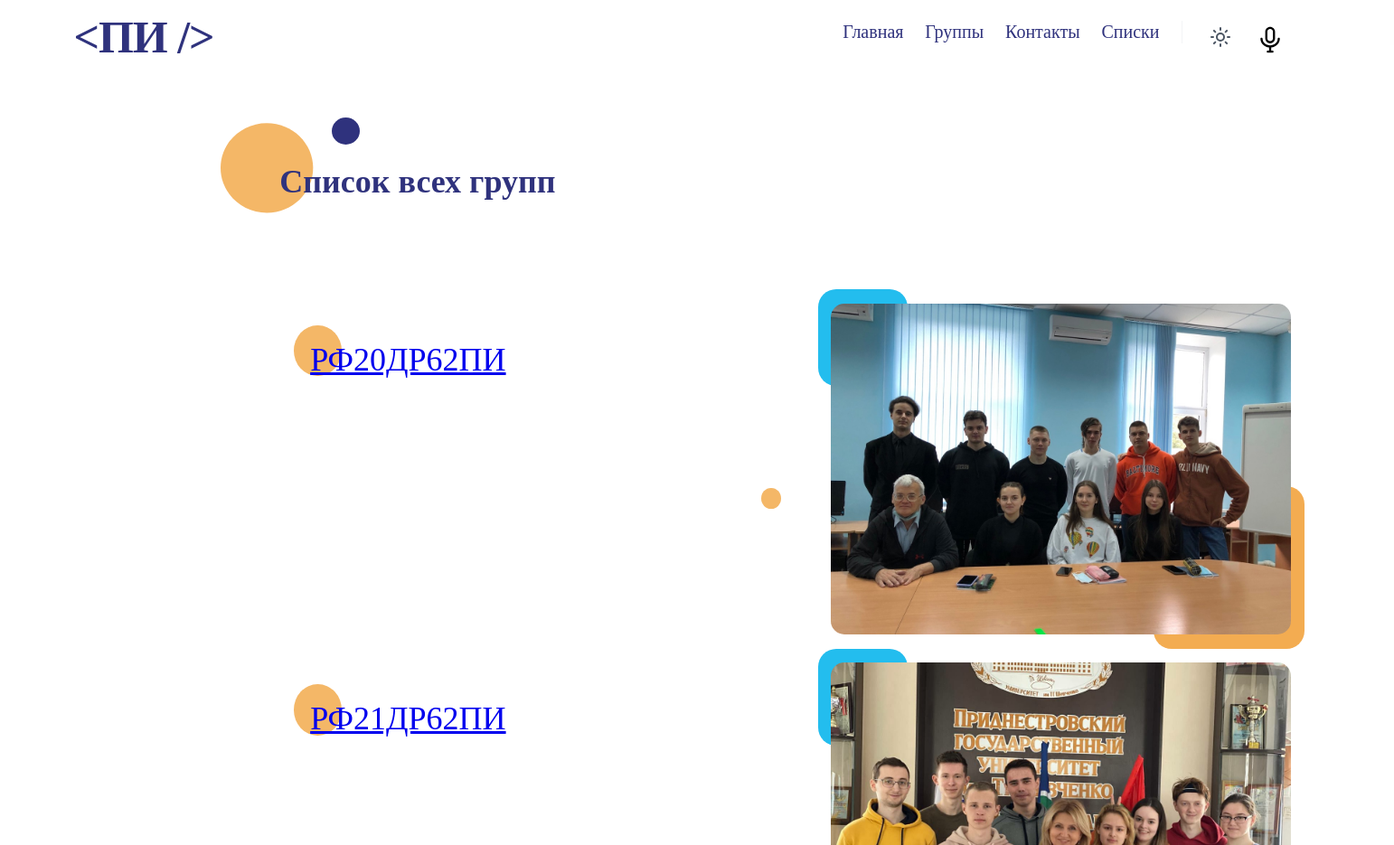
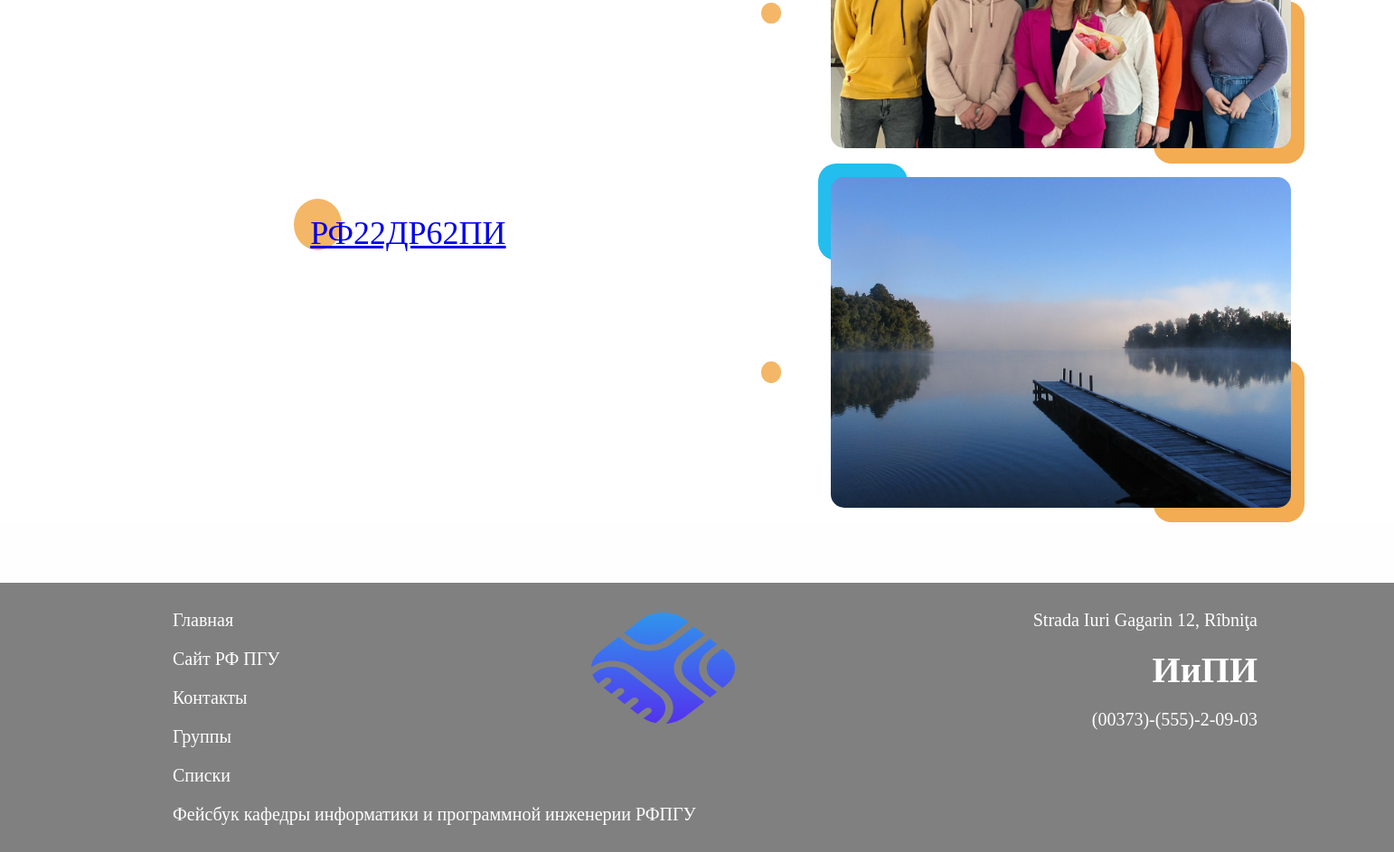
/ListOfGroups, run on the app's committed database (2 pictures, top to bottom).
### app.py (models this page shows, shortened)
class Courses(UserMixin, db.Model):
    id = db.Column(db.Integer, primary_key=True)
    name = db.Column(db.String(100), nullable=True)
    faculty = db.Column(db.String(100), nullable=True)
    course = db.Column(db.Integer, nullable=True)
    groups_img = db.Column(db.String(100), nullable=True)
    curator = db.Column(db.String(100), nullable=True)
    curators_description = db.Column(db.String(100), nullable=True)
    curator_img = db.Column(db.String(100), nullable=True)
    role = db.Column(db.Integer, nullable=True)
    password = db.Column(db.String(100), nullable=True)

### app.py (the view)
@app.route('/ListOfGroups')
def ListOfGroups():
    groups = Courses.query.order_by(Courses.id.asc()).all()
    return render_template("ListOfGroups.html", groups=groups)

### app.py (called while the page is built)
@app.before_request
def restrict_access():
    if request.endpoint and "/admin" in request.endpoint:  # Проверяем, что запрос направлен к админке
        if not current_user.is_authenticated:  # Если пользователь не аутентифицирован
            return redirect(url_for('login'))  # Перенаправляем его на страницу входа
        elif current_user.user_role != 1:  # Если у пользователя нет админских прав
            flash("У вас нет доступа к этой странице.", 'error')  # Показываем сообщение об ошибке
            return redirect(url_for('login'))  # Перенаправляем его на страницу входа

### templates/ListOfGroups.html (shortened to what this page needs)
{% extends 'base.html'%}
{% block head%}
<link rel="stylesheet" href="static/css/index.css" />
<link rel="stylesheet" href="static/css/global.css" />
<link rel="stylesheet" href="static/css/frame-116.css" />
{% endblock %}
{% block body%}
<section>
      <div class="vector-group">
        <img class="ellipse-icon" alt="" src="static/images/ellipse-1061.svg" />
        <b class="b4">Список всех групп</b>
        <div class="group-child26"></div>
      </div>
  </section>
<div class = 'center'>
      {%for group in groups%}
            <a href="/course{{ group.id }}" id="{{ group.id }}">
              <div class="frame-group" >
                <div class="frame-div">
                  <div class="frame-wrapper1">
                    <div class="ellipse-parent">
                    <div class="frame-inner"></div>
                      <div class="group" >{{group.name}}</div>
                    </div>
                  </div>
                  <div class="ellipse-wrapper">
                    <div class="ellipse-div"></div>
                  </div>
                  <div class="rectangle-group">
                    <img
                      class="group-icon"
                      loading="lazy"
                      alt=""
                      src="{{ url_for('static', filename='images/' + group.groups_img) }}"
                    />
                  </div>
                </div>
              </div>
            </a>
      {%endfor%}
  </div>
{% endblock %}

### static/css/base.css (style rules this page uses)
.light-theme { background-color: #ffffff; }

### static/css/global.css (style rules this page uses)
body { margin: 0; line-height: normal; }
:root { --font-open-sans: "Open Sans"; --font-akshar: Akshar; --font-poppins: Poppins; --font-nunito-sans: "Nunito Sans"; --body2-medium-all: Inter; --font-size-5xl: 24px; --font-size-lgi: 19px; --font-size-3xl: 22px; --font-size-4xs-4: 8.4px; --font-size-base-8: 16.8px; --font-size-17xl: 36px; --font-size-10xl: 29px; --body2-medium-all-size: 16px; --color-gray-100: #fffefe; --gray-900: #111827; --color-gainsboro-100: #e2e2e2; --color-ghostwhite: #f0f0f6; --color-black: #000; --color-darkorange: #f48c06; --gray-default: #fff; --color-lightsteelblue: rgba(201, 211, 231, 0.4); --color-crimson: #e13468; --color-deepskyblue-100: #23bdee; --gray-50: #f9fafb; --gray-100: #f3f4f6; --color-sandybrown-100: #f4b767; --color-darkslateblue: #2f327d; --gray-600: #4b5563; --gap-5xs-5: 7.5px; --gap-11xs-5: 1.5px; --gap-base: 16px; --padding-8xs: 5px; --padding-13xl: 32px; --padding-xl: 20px; --padding-164xl-3: 183.3px; --padding-xs-9: 11.9px; --padding-smi-5: 12.5px; --padding-8xs-7: 4.7px; --padding-8xs-6: 4.6px; --padding-5xs-4: 7.4px; --padding-7xs-4: 5.4px; --padding-164xl-4: 183.4px; --padding-smi-4: 12.4px; --padding-7xs-5: 5.5px; --padding-mini-3: 14.3px; --padding-base-6: 15.6px; --padding-7xs: 6px; --padding-21xl: 40px; --br-61xl: 80px; --br-lg-8: 18.8px; --br-8xs-2: 4.2px; --br-12xs-4: 0.4px; --br-19xl-7: 38.7px; --br-xl: 20px; }

### static/css/index.css (style rules this page uses)
.frame-inner { height: 56.7px; width: 52.7px; position: absolute; margin: 0 !important; top: -10.1px; left: -18.1px; border-radius: 50%; background-color: var(--color-sandybrown-100); z-index: 1; }
.group { height: 90.1px; flex: 1; position: relative; line-height: 160%; font-weight: 500; display: inline-block; max-width: 100%; z-index: 2; }
.ellipse-parent, .frame-wrapper1 { display: flex; align-items: flex-start; justify-content: flex-start; max-width: 100%; }
.ellipse-parent { align-self: stretch; flex-direction: row; position: relative; }
.frame-wrapper1 { width: 473.3px; flex-direction: column; padding: 49.7px 0 0; box-sizing: border-box; }
.ellipse-div { width: 21.7px; height: 23.3px; position: relative; border-radius: 50%; background-color: var(--color-sandybrown-100); z-index: 1; }
.ellipse-wrapper { display: flex; flex-direction: column; align-items: flex-start; justify-content: flex-start; padding: 219.9px 14.6px 0 0; }
.group-icon { position: absolute; width: calc(100% - 28.9px); top: 15.5px; right: 14.5px; left: 14.4px; max-width: 100%; overflow: hidden; height: 366px; object-fit: cover; z-index: 2; border-radius: 15px; }
.rectangle-group { height: 397.8px; flex: 1; position: relative; min-width: 350px; max-width: 100%; }
.frame-div { align-self: stretch; display: flex; flex-direction: row; flex-wrap: wrap; align-items: flex-start; justify-content: flex-start; gap: 25.9px; max-width: 100%; }
.frame-group, .frame-wrapper2 { display: flex; align-items: flex-start; max-width: 100%; }
.frame-group { width: 1099.7px; flex-direction: column; justify-content: flex-start; gap: 63.2px; }
.center { display: flex; flex-direction: column; align-items: center; justify-content: center; margin-top: 270px; margin-left: 244px; }
.vector-group { position: absolute; top: 130px; left: 244px; width: 80%; height: 125px; font-family: var(--font-nunito-sans); }
.frame-group { gap: 32px; }

### static/css/frame-116.css (style rules this page uses)
.frame-inner { height: 56.7px; width: 52.7px; position: absolute; margin: 0 !important; top: -10.1px; left: -18.1px; border-radius: 50%; background-color: var(--color-sandybrown-100); z-index: 1; }
.center { display: flex; flex-direction: column; align-items: center; justify-content: center; margin-top: 270px; margin-left: 244px; }
.b4, .ellipse-icon { position: absolute; top: 6px; left: 0; width: 103.3px; height: 99.6px; }
.b4 { top: 39px; left: 65.3px; line-height: 180%; display: inline-block; width: 1222.7px; height: 86px; }
.group-child26 { position: absolute; top: 0; left: 123.4px; border-radius: 50%; background-color: var(--color-darkslateblue); width: 31.1px; height: 30px; }
.vector-group { position: absolute; top: 130px; left: 244px; width: 50%; height: 125px; font-family: var(--font-nunito-sans); }

### data on the page
Courses: name "РФ20ДР62ПИ", groups_img (picture)
Courses: name "РФ21ДР62ПИ", groups_img (picture)
Courses: name "РФ22ДР62ПИ", groups_img (picture)
